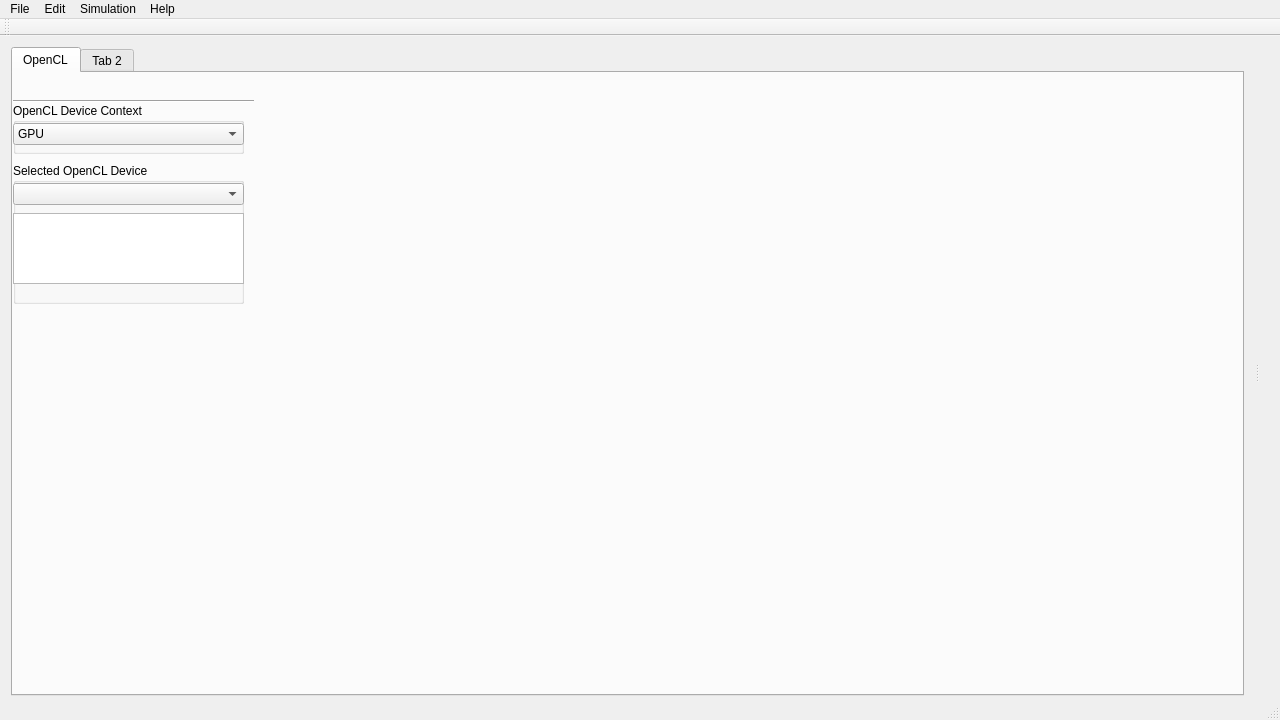
<?xml version="1.0" encoding="UTF-8"?>
<ui version="4.0">
 <class>MainWindow</class>
 <widget class="QMainWindow" name="MainWindow">
  <property name="geometry">
   <rect>
    <x>0</x>
    <y>0</y>
    <width>1280</width>
    <height>720</height>
   </rect>
  </property>
  <property name="sizePolicy">
   <sizepolicy hsizetype="Expanding" vsizetype="Expanding">
    <horstretch>0</horstretch>
    <verstretch>0</verstretch>
   </sizepolicy>
  </property>
  <property name="windowTitle">
   <string>MainWindow</string>
  </property>
  <widget class="QWidget" name="centralWidget">
   <widget class="QSplitter" name="splitter">
    <property name="geometry">
     <rect>
      <x>0</x>
      <y>0</y>
      <width>1281</width>
      <height>671</height>
     </rect>
    </property>
    <property name="sizePolicy">
     <sizepolicy hsizetype="Expanding" vsizetype="Preferred">
      <horstretch>0</horstretch>
      <verstretch>0</verstretch>
     </sizepolicy>
    </property>
    <property name="orientation">
     <enum>Qt::Horizontal</enum>
    </property>
    <property name="childrenCollapsible">
     <bool>true</bool>
    </property>
    <widget class="QWidget" name="horizontalLayoutWidget">
     <layout class="QHBoxLayout" name="horizontalLayout">
      <property name="sizeConstraint">
       <enum>QLayout::SetNoConstraint</enum>
      </property>
      <item>
       <widget class="QTabWidget" name="Config_Tabs">
        <property name="currentIndex">
         <number>0</number>
        </property>
        <widget class="QWidget" name="OpenCL_tab">
         <attribute name="title">
          <string>OpenCL</string>
         </attribute>
         <widget class="Line" name="line">
          <property name="geometry">
           <rect>
            <x>0</x>
            <y>20</y>
            <width>241</width>
            <height>16</height>
           </rect>
          </property>
          <property name="orientation">
           <enum>Qt::Horizontal</enum>
          </property>
         </widget>
         <widget class="QGroupBox" name="groupBox">
          <property name="geometry">
           <rect>
            <x>0</x>
            <y>90</y>
            <width>231</width>
            <height>141</height>
           </rect>
          </property>
          <property name="title">
           <string>Selected OpenCL Device</string>
          </property>
          <widget class="QComboBox" name="OCL_Device_Selector">
           <property name="geometry">
            <rect>
             <x>0</x>
             <y>20</y>
             <width>231</width>
             <height>22</height>
            </rect>
           </property>
          </widget>
          <widget class="QTextEdit" name="Device_Properties">
           <property name="geometry">
            <rect>
             <x>0</x>
             <y>50</y>
             <width>231</width>
             <height>71</height>
            </rect>
           </property>
           <property name="readOnly">
            <bool>true</bool>
           </property>
          </widget>
         </widget>
         <widget class="QGroupBox" name="groupBox_2">
          <property name="geometry">
           <rect>
            <x>0</x>
            <y>30</y>
            <width>231</width>
            <height>51</height>
           </rect>
          </property>
          <property name="title">
           <string>OpenCL Device Context</string>
          </property>
          <widget class="QComboBox" name="OCL_Device_Selector_2">
           <property name="geometry">
            <rect>
             <x>0</x>
             <y>20</y>
             <width>231</width>
             <height>22</height>
            </rect>
           </property>
           <item>
            <property name="text">
             <string>GPU</string>
            </property>
           </item>
           <item>
            <property name="text">
             <string>CPU</string>
            </property>
           </item>
           <item>
            <property name="text">
             <string>Accelerator</string>
            </property>
           </item>
           <item>
            <property name="text">
             <string>Default</string>
            </property>
           </item>
           <item>
            <property name="text">
             <string>All</string>
            </property>
           </item>
          </widget>
         </widget>
        </widget>
        <widget class="QWidget" name="tab_2">
         <attribute name="title">
          <string>Tab 2</string>
         </attribute>
        </widget>
       </widget>
      </item>
     </layout>
    </widget>
    <widget class="QWidget" name="horizontalLayoutWidget_2">
     <layout class="QHBoxLayout" name="OpenGL_Layout">
      <property name="sizeConstraint">
       <enum>QLayout::SetMaximumSize</enum>
      </property>
     </layout>
    </widget>
   </widget>
  </widget>
  <widget class="QMenuBar" name="menuBar">
   <property name="geometry">
    <rect>
     <x>0</x>
     <y>0</y>
     <width>1280</width>
     <height>21</height>
    </rect>
   </property>
   <widget class="QMenu" name="menuFile">
    <property name="title">
     <string>File</string>
    </property>
    <addaction name="actionLoad_Simulation"/>
    <addaction name="actionSave_Simulation_Configuration"/>
   </widget>
   <widget class="QMenu" name="menuSimulation">
    <property name="title">
     <string>Simulation</string>
    </property>
    <addaction name="actionPlay_Simulation"/>
    <addaction name="actionPause_simulation"/>
    <addaction name="actionCreate_Simulation"/>
   </widget>
   <widget class="QMenu" name="menuEdit">
    <property name="title">
     <string>Edit</string>
    </property>
   </widget>
   <widget class="QMenu" name="menuHelp">
    <property name="title">
     <string>Help</string>
    </property>
   </widget>
   <addaction name="menuFile"/>
   <addaction name="menuEdit"/>
   <addaction name="menuSimulation"/>
   <addaction name="menuHelp"/>
  </widget>
  <widget class="QToolBar" name="mainToolBar">
   <attribute name="toolBarArea">
    <enum>TopToolBarArea</enum>
   </attribute>
   <attribute name="toolBarBreak">
    <bool>false</bool>
   </attribute>
  </widget>
  <widget class="QStatusBar" name="statusBar"/>
  <action name="actionPlay_Simulation">
   <property name="text">
    <string>Play </string>
   </property>
  </action>
  <action name="actionLoad_Simulation">
   <property name="text">
    <string>Load Simulation</string>
   </property>
  </action>
  <action name="actionSave_Simulation_Configuration">
   <property name="text">
    <string>Save Simulation Configuration</string>
   </property>
  </action>
  <action name="actionCreate_Simulation">
   <property name="text">
    <string>Create </string>
   </property>
  </action>
  <action name="actionPause_simulation">
   <property name="text">
    <string>Pause</string>
   </property>
  </action>
 </widget>
 <layoutdefault spacing="6" margin="11"/>
 <resources/>
 <connections>
  <connection>
   <sender>actionPlay_Simulation</sender>
   <signal>triggered()</signal>
   <receiver>MainWindow</receiver>
   <slot>onPlaySimulationTriggered()</slot>
   <hints>
    <hint type="sourcelabel">
     <x>-1</x>
     <y>-1</y>
    </hint>
    <hint type="destinationlabel">
     <x>639</x>
     <y>359</y>
    </hint>
   </hints>
  </connection>
  <connection>
   <sender>actionLoad_Simulation</sender>
   <signal>triggered()</signal>
   <receiver>MainWindow</receiver>
   <slot>onLoadSimulationTriggered()</slot>
   <hints>
    <hint type="sourcelabel">
     <x>-1</x>
     <y>-1</y>
    </hint>
    <hint type="destinationlabel">
     <x>639</x>
     <y>359</y>
    </hint>
   </hints>
  </connection>
  <connection>
   <sender>actionPause_simulation</sender>
   <signal>triggered()</signal>
   <receiver>MainWindow</receiver>
   <slot>onPauseSimulationTriggered()</slot>
   <hints>
    <hint type="sourcelabel">
     <x>-1</x>
     <y>-1</y>
    </hint>
    <hint type="destinationlabel">
     <x>639</x>
     <y>359</y>
    </hint>
   </hints>
  </connection>
 </connections>
 <slots>
  <slot>onPlaySimulationTriggered()</slot>
  <slot>onLoadSimulationTriggered()</slot>
  <slot>onPauseSimulationTriggered()</slot>
 </slots>
</ui>
